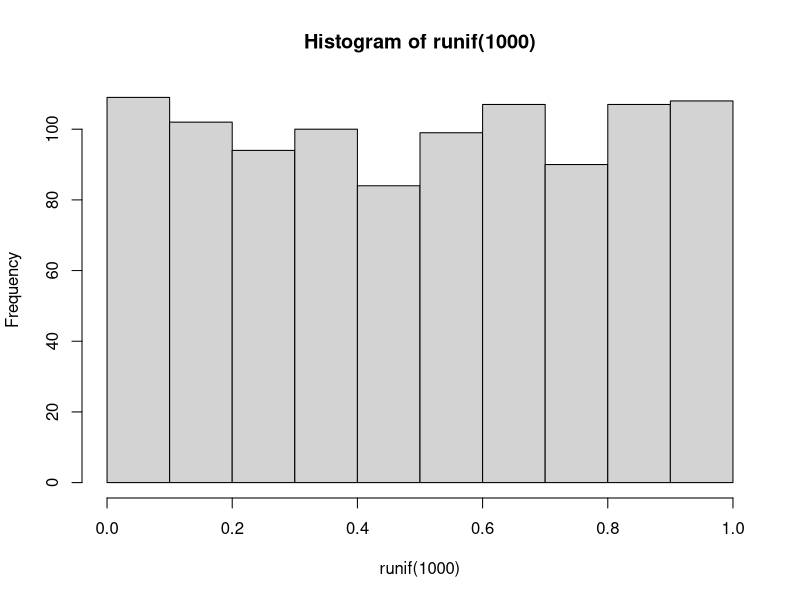
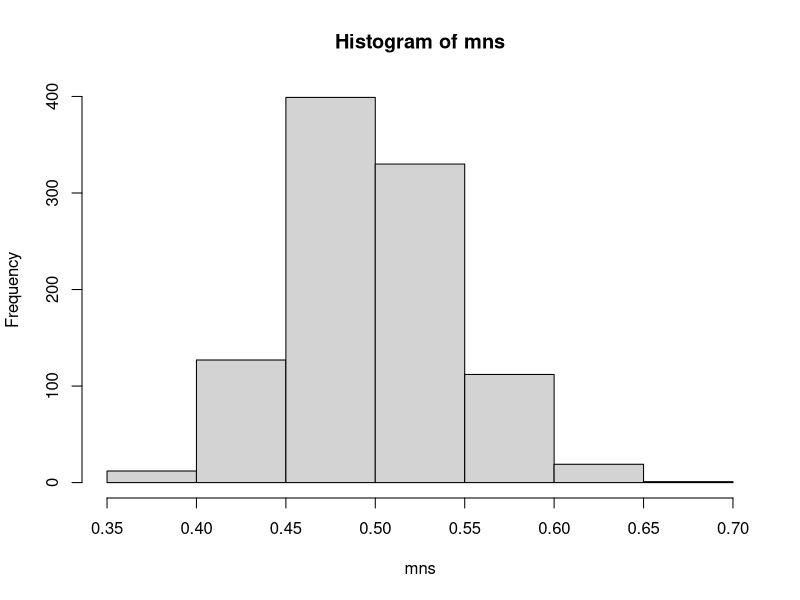

These figures' R source, in order:
## ---- chunk 1
hist(runif(1000))
## ---- chunk 2
mns = NULL
for (i in 1 : 1000) mns = c(mns, mean(runif(40)))
hist(mns)
